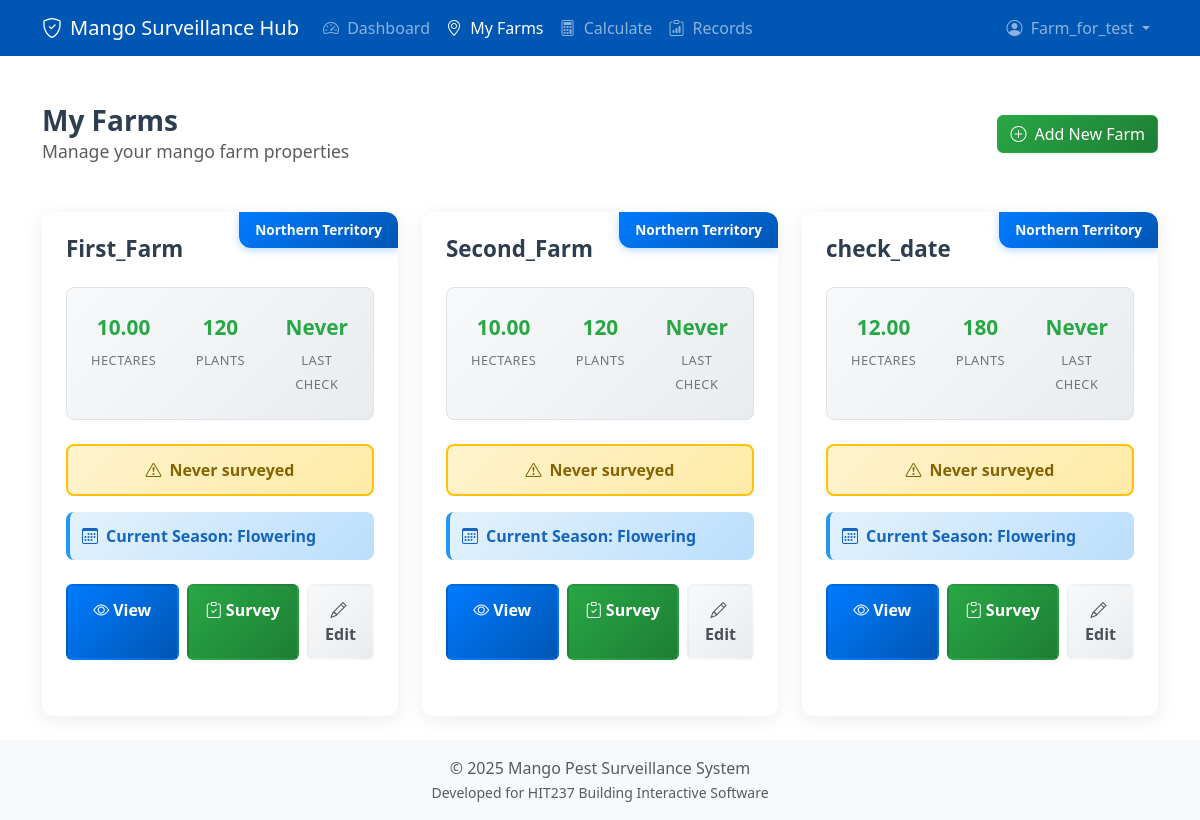
/myfarms/ (signed in), run on an earlier commit of the app's database.
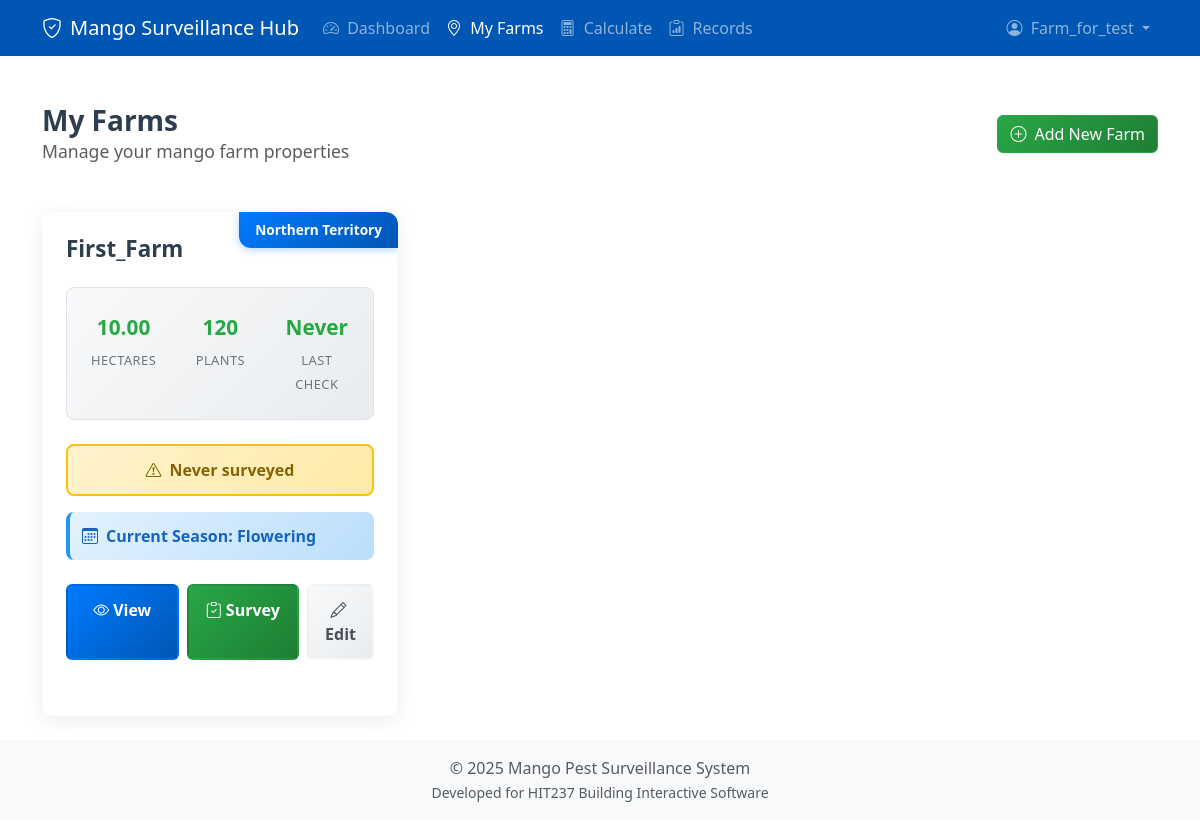
And on a later commit of the database.
### core/models.py (models this page shows, shortened)
class Farm(models.Model):
    owner = models.ForeignKey(Grower, on_delete=models.CASCADE, related_name='farms', db_index=True)
    name = models.CharField(max_length=100, db_index=True)
    region = models.ForeignKey(Region, on_delete=models.SET_NULL, null=True, blank=True, related_name='farms')
    size_hectares = models.DecimalField(max_digits=10, decimal_places=2, null=True, blank=True)
    stocking_rate = models.IntegerField(null=True, blank=True)
    plant_type = models.ForeignKey(PlantType, on_delete=models.SET_NULL, null=True, blank=True, related_name='farms')
    geoscape_address_id = models.CharField(max_length=50, blank=True, null=True, unique=True, db_index=True)
    formatted_address = models.CharField(max_length=500, blank=True, null=True)
    boundary = models.JSONField(null=True, blank=True)
    class Meta:
        ordering = ['name']
        indexes = [
            models.Index(fields=['name']),
            models.Index(fields=['owner']),
            models.Index(fields=['plant_type']),
            models.Index(fields=['region']),
            models.Index(fields=['geoscape_address_id']),
        ]
    def total_plants(self):
        if self.size_hectares is None or self.stocking_rate is None:
            return None
        return int(float(self.size_hectares) * self.stocking_rate)
    def current_season(self):
        current_month = timezone.now().month
        season_map = {
            1: 'Wet', 2: 'Wet', 3: 'Wet',
            4: 'Flowering', 5: 'Flowering', 6: 'Flowering', 7: 'Flowering',
            8: 'Dry', 9: 'Dry', 10: 'Dry',
            11: 'Wet', 12: 'Wet'
        }
        return season_map.get(current_month, 'Unknown')
    def last_surveillance_date(self):
        latest = self.survey_sessions.filter(status='completed').order_by('-end_time').first()
        return latest.end_time if latest else None
    def days_since_last_surveillance(self):
        last_date = self.last_surveillance_date()
        if not last_date:
            return None
        if isinstance(last_date, datetime):
            last_date = last_date.date()
        today = timezone.now().date()
        return (today - last_date).days

class Region(models.Model):
    name = models.CharField(max_length=100, unique=True)
    climate_zone = models.CharField(max_length=50, blank=True, null=True)
    state_abbreviation = models.CharField(
        max_length=3,
        blank=True,
        null=True,
        help_text="State/Territory abbreviation (e.g., NT, QLD, WA)"
    )

### core/views.py (the view)
# urls.py: path('myfarms/', views.home_view, name='myfarms'),
@login_required
def home_view(request):
    farms = get_user_farms(request.user)
    sorted_farms = sorted(farms, key=lambda f: (f.days_since_last_surveillance() is None, f.name))
    return render(request, 'core/home.html', {'farms': sorted_farms})

### core/services/farm_service.py (called while the page is built)
def get_user_farms(user: User) -> List[Farm]:
    try:
        grower = user.grower_profile
        return list(Farm.objects.filter(owner=grower).order_by('name'))
    except Grower.DoesNotExist:
        logger.warning(f"No grower profile found for user {user.username}")
        return []
    except Exception as e:
        logger.exception(f"Error retrieving farms for user {user.username}: {e}")
        return []

### core/templates/core/home.html (shortened to what this page needs)
{% extends 'core/base.html' %}
{% block content %}
<div class="d-flex justify-content-between align-items-center mb-4 page-header">
  <div>
    <h1 class="h3 mb-0">My Farms</h1>
    <p class="text-muted mb-0">Manage your mango farm properties</p>
  </div>
  <a href="{% url 'core:create_farm' %}" class="btn btn-success">
    <i class="bi bi-plus-circle me-2"></i>Add New Farm
  </a>
</div>
{% if farms %}
  <div class="row">
    {% for farm in farms %}
    <div class="col-lg-6 col-xl-4">
      <div class="card farm-card border-0">
        <div class="card-body">
          {% if farm.region.name %}
          <div class="region-badge">
            {{ farm.region.name }}
          </div>
          {% endif %}
          <h5 class="farm-card-title">{{ farm.name }}</h5>
          <div class="farm-stats">
            <div class="stat-item">
              <span class="stat-value">{{ farm.size_hectares|default:"?" }}</span>
              <span class="stat-label">Hectares</span>
            </div>
            <div class="stat-item">
              <span class="stat-value">{{ farm.total_plants|default:"?" }}</span>
              <span class="stat-label">Plants</span>
            </div>
            <div class="stat-item">
              {% with last_date=farm.last_surveillance_date %}
              <span class="stat-value">{{ last_date|date:"d M"|default:"Never" }}</span>
              <span class="stat-label">Last Check</span>
              {% endwith %}
            </div>
          </div>
          {% with days_since=farm.days_since_last_surveillance %}
          {% if days_since is None %}
          <div class="farm-status status-never">
            <i class="bi bi-exclamation-triangle me-2"></i>Never surveyed
          </div>
          {% elif days_since > 14 %}
          <div class="farm-status status-overdue">
            <i class="bi bi-exclamation-triangle me-2"></i>Due for surveillance ({{ days_since }} days ago)
          </div>
          {% elif days_since > 7 %}
          <div class="farm-status status-warning">
            <i class="bi bi-exclamation-circle me-2"></i>Check soon ({{ days_since }} days ago)
          </div>
          {% else %}
          <div class="farm-status status-good">
            <i class="bi bi-check-circle me-2"></i>Recently checked ({{ days_since }} days ago)
          </div>
          {% endif %}
          {% endwith %}
          {% with current_season=farm.current_season %}
          <div class="season-info">
            <p class="season-text mb-0">
              <i class="bi bi-calendar3 me-2"></i>Current Season: <strong>{{ current_season }}</strong>
            </p>
          </div>
          {% endwith %}
          <div class="farm-action-buttons">
            <a href="{% url 'core:farm_detail' farm.id %}" class="btn btn-primary">
              <i class="bi bi-eye me-1"></i>View
            </a>
            <a href="{% url 'core:start_survey_session' farm.id %}" class="btn btn-success">
              <i class="bi bi-clipboard-check me-1"></i>Survey
            </a>
            <a href="{% url 'core:edit_farm' farm.id %}" class="btn btn-light">
              <i class="bi bi-pencil me-1"></i>Edit
            </a>
          </div>
        </div>
      </div>
    </div>
    {% endfor %}
  </div>
{% endif %}
{% endblock %}

What changed in the data, as far as the page shows it:
removed Farm: region.name "Northern Territory", name "Second_Farm", size_hectares "10.00", total_plants "120", last_surveillance_date "Never", current_season "Flowering"
removed Farm: region.name "Northern Territory", name "check_date", size_hectares "12.00", total_plants "180", last_surveillance_date "Never", current_season "Flowering"
